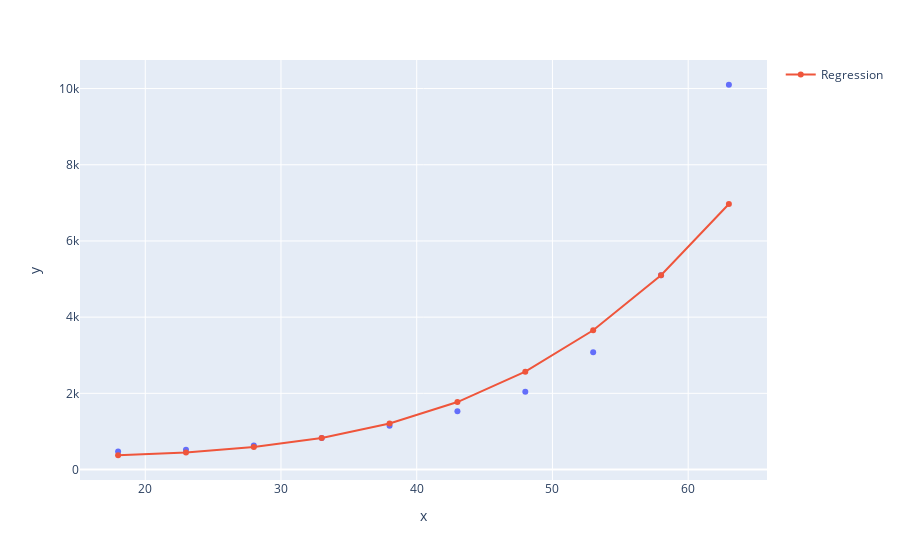

Notebook source saved alongside this figure:
### Code cell
plot = px.scatter(x = x_health.ravel(),
                  y = y_health)
plot.add_scatter(x = x_health.ravel(),
                  y = reg_svr_health_poly.predict(x_health.reshape(-1,1)),
                  name = "Regression")
plot.show()

### Figure 1 — Plotly figure (JSON) as saved in the notebook; plotly's stock layout.template omitted (floating-point values rounded to 4 significant figures)
{"data": [{"hovertemplate": "x=%{x}<br>y=%{y}<extra></extra>", "legendgroup": "", "marker": {"color": "#636efa", "symbol": "circle"}, "mode": "markers", "name": "", "orientation": "v", "showlegend": false, "type": "scatter", "x": [18, 23, 28, 33, 38, 43, 48, 53, 58, 63], "xaxis": "x", "y": [470, 520, 630, 830, 1150, 1530, 2040, 3080, 5100, 10100], "yaxis": "y"}, {"name": "Regression", "type": "scatter", "x": [18, 23, 28, 33, 38, 43, 48, 53, 58, 63], "y": [374.5, 448.2, 589.3, 830.1, 1209.0, 1771.0, 2568.0, 3656.0, 5100.0, 6970.0]}], "layout": {"legend": {"tracegroupgap": 0}, "margin": {"t": 60}, "xaxis": {"anchor": "y", "domain": [0, 1], "title": {"text": "x"}}, "yaxis": {"anchor": "x", "domain": [0, 1], "title": {"text": "y"}}}}
